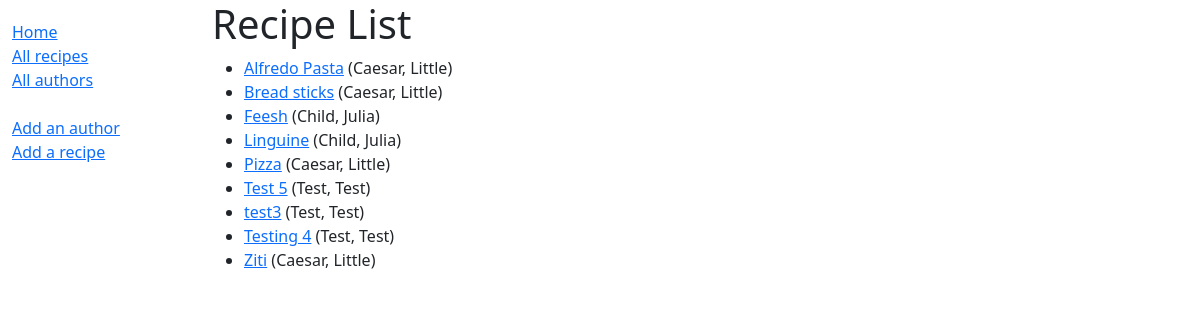
Before: /catalog/recipes/ with the older database file.
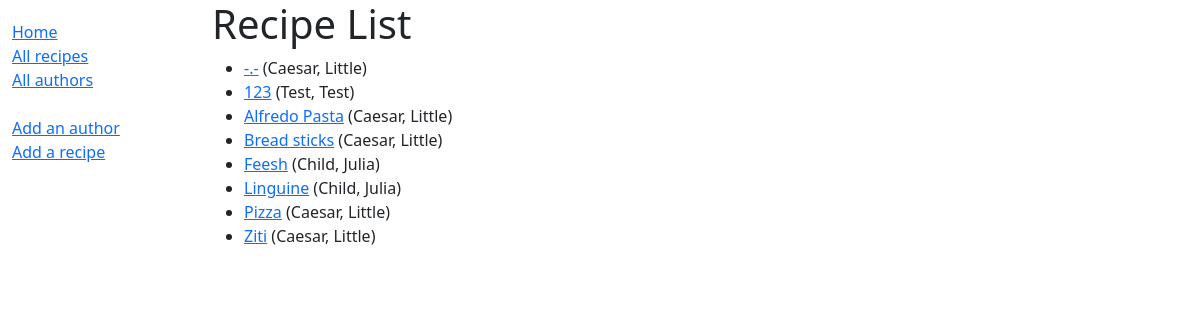
After: the same page with the newer database file.
### catalog/models.py (models this page shows, shortened)
class Recipe(models.Model):
    title = models.CharField(max_length=200, default=f'testing {random.random()}')
    author = models.ForeignKey('Author', on_delete=models.SET_NULL, null=True, default=1) # default is for testing only
    description = models.TextField(max_length=1000, help_text='Enter a brief description of the recipe', default="testing 213")
    cuisine = models.ManyToManyField(Cuisine, help_text='Select a cuisine for this recipe', default=None, blank=True)
    diet = models.ManyToManyField(Diet, help_text='Select a diet for this recipe', default=None, blank=True)
    last_made = models.DateField(default=django.utils.timezone.now)
    recipe_photo = models.ImageField(upload_to='catalog/static/media/recipes/images', blank=True, null=True, help_text="Upload an image of the recipe here")
    recipe_pdf = models.FileField(upload_to='catalog/static/media/recipes/pdfs', blank=True, null=True, help_text="Or, if you prefer, upload a pdf here.")
    words = models.JSONField(default = None, null=True, blank=True)
    class Meta:
        ordering = [Upper('title')]
    def get_absolute_url(self):
        return reverse('recipe-detail', args=[str(self.id)])

class Author(models.Model):
    first_name = models.CharField(max_length=100)
    last_name = models.CharField(max_length=100)
    date_of_birth = models.DateField(null=True, blank=True)
    date_of_death = models.DateField('Died', null=True, blank=True)
    biography = models.TextField(max_length=1000, help_text='Enter a brief biography', null=True, blank=True)
    class Meta:
        ordering = ['last_name', 'first_name']
    def __str__(self):
        return f'{self.last_name}, {self.first_name}'

### catalog/views.py (the view)
# urls.py: path('recipes/', views.RecipeListView.as_view(), name='recipes'),
class RecipeListView(generic.ListView):
    model = Recipe
    paginate_by = 10

### catalog/templates/catalog/recipe_list.html
{% extends "base_generic.html" %}
{% block content %}
  <h1>Recipe List</h1>
  {% if recipe_list %}
  <ul>
    {% for recipe in recipe_list %}
      <li>
        <a href="{{ recipe.get_absolute_url }}">{{ recipe.title }}</a> ({{recipe.author}})
      </li>
    {% endfor %}
  </ul>
  {% else %}
    <p>There are no recipes in the library.</p>
  {% endif %}
{% endblock %}

Changed rows visible on the page:
removed Recipe: title "Test 5", author "Test, Test"
removed Recipe: title "test3", author "Test, Test"
removed Recipe: title "Testing 4", author "Test, Test"
added Recipe: title "-.-", author "Caesar, Little"
added Recipe: title "123", author "Test, Test"
